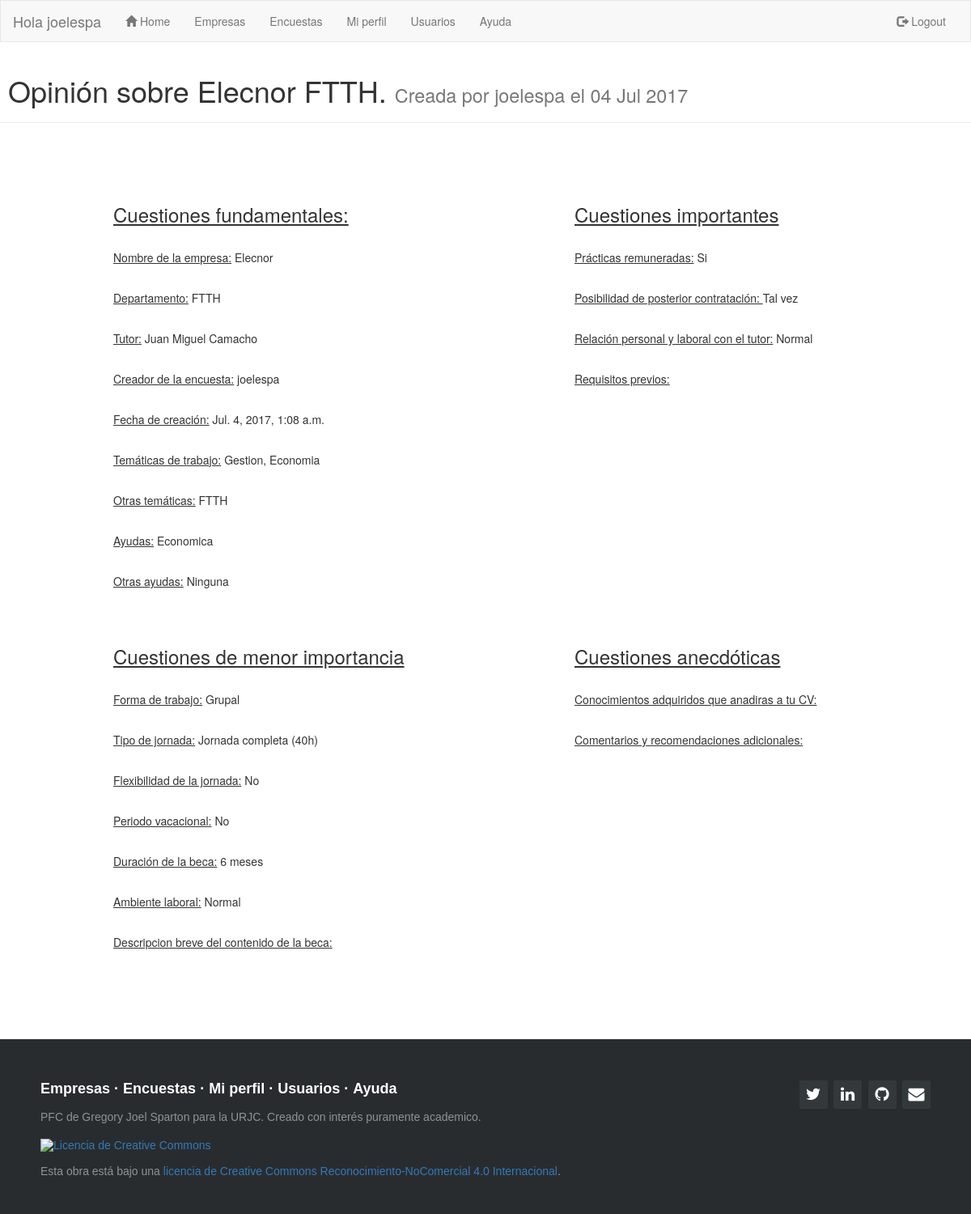
Screenshot of /encuesta/detalle/1/ (signed in) with the database file from the repository.
### sopa/models.py (models this page shows)
class usuarios(AbstractUser):
    id_grado = models.IntegerField(null=True,blank=True,default='0')

class encuestas(models.Model):
    user = models.TextField(max_length=20,null=True,blank=True,default='')
    nombre_empresa = models.TextField(max_length=30,null=True,blank=True,default='')
    tutor = models.TextField(max_length=20,null=True,blank=True,default='')
    departamento = models.TextField(max_length=20,null=True,blank=True,default='')
    id_encuesta = models.IntegerField(null=True,blank=True,default='0')
    created_date = models.DateTimeField(default=timezone.now)
    pf1 = models.TextField(max_length=20,null=True,blank=True,default='')
    pf11 = models.TextField(max_length=20,null=True,blank=True,default='')
    pf2 = models.TextField(max_length=20,null=True,blank=True,default='')
    pf22 = models.TextField(max_length=20,null=True,blank=True,default='')
    pb1 = models.TextField(max_length=20,null=True,blank=True,default='')
    pb2 = models.TextField(max_length=20,null=True,blank=True,default='')
    pb3 = models.TextField(max_length=20,null=True,blank=True,default='')
    pb4 = models.TextField(max_length=20,null=True,blank=True,default='')
    ps1 = models.TextField(max_length=20,null=True,blank=True,default='')
    ps2 = models.TextField(max_length=20,null=True,blank=True,default='')
    ps3 = models.TextField(max_length=20,null=True,blank=True,default='')
    ps4 = models.TextField(max_length=20,null=True,blank=True,default='')
    ps5 = models.TextField(max_length=20,null=True,blank=True,default='')
    ps6 = models.TextField(max_length=20,null=True,blank=True,default='')
    ps7 = models.TextField(max_length=20,null=True,blank=True,default='')
    pa1 = models.TextField(max_length=20,null=True,blank=True,default='')
    pa2 = models.TextField(max_length=20,null=True,blank=True,default='')
    nota = models.IntegerField(null=True,blank=True,default='0')

### sopa/views.py (the view)
# urls.py: url(r'^encuesta/detalle/(?P<pk>.+)/$', views.detalle_encuesta, name='detalle_encuesta'),
@login_required
def detalle_encuesta(request, pk):
    encuesta = get_object_or_404(encuestas, pk = pk)
    return render(request, 'sopa/detalle_encuesta.html', {'titulo': 'SOPA Detalle encuesta' ,'encuesta' : encuesta})

### sopa/templates/sopa/detalle_encuesta.html (shortened to what this page needs)
{% extends "sopa/index.html" %}
{% block content %}
<div class="page-header">
  <h1>&nbsp;Opinión sobre {{encuesta.nombre_empresa}} {{encuesta.departamento}}. <small>Creada por {{encuesta.user}} el {{encuesta.created_date|date:"d M Y"}}</small></h1>
</div>
<div class="container">
    <br />
    <br />
    <br />
 <div class ="col-md-5 col-md-offset-1">
<h3><u>Cuestiones fundamentales: </u></h3><br>
<p><u>Nombre de la empresa:</u> {{encuesta.nombre_empresa}}</p><br>
<p><u>Departamento:</u> {{encuesta.departamento}}</p><br>
<p><u>Tutor:</u> {{encuesta.tutor}}</p><br>
<p><u>Creador de la encuesta:</u> {{encuesta.user}}</p><br>
<p><u>Fecha de creación:</u> {{encuesta.created_date}}</p><br>
<p><u>Temáticas de trabajo:</u> {{encuesta.pf1}}</p><br>
<p><u>Otras temáticas:</u> {{encuesta.pf11}}</p><br>
<p><u>Ayudas:</u> {{encuesta.pf2}}</p><br>
<p><u>Otras ayudas:</u> {{encuesta.pf22}}</p><br>
</div>
<div class ="col-md-5 col-md-offset-1">
<h3><u>Cuestiones importantes</u></h3><br>
<p><u>Prácticas remuneradas:</u> {{encuesta.pb1}}</p><br>
<p><u>Posibilidad de posterior contratación: </u> {{encuesta.pb2}}</p><br>
<p><u>Relación personal y laboral con el tutor:</u> {{encuesta.pb3}}</p><br>
<p><u>Requisitos previos:</u> {{encuesta.pb4}}</p><br>
</div>
<br>
<div class ="col-md-6 col-md-offset-1">
<br>
<h3><u>Cuestiones de menor importancia</u></h3><br>
<p><u>Forma de trabajo:</u> {{encuesta.ps1}}</p><br>
<p><u>Tipo de jornada:</u> {{encuesta.ps2}}</p><br>
<p><u>Flexibilidad de la jornada:</u> {{encuesta.ps3}}</p><br>
<p><u>Periodo vacacional:</u> {{encuesta.ps4}}</p><br>
<p><u>Duración de la beca:</u> {{encuesta.ps5}}</p><br>
<p><u>Ambiente laboral:</u> {{encuesta.ps6}}</p><br>
<p><u>Descripcion breve del contenido de la beca:</u> {{encuesta.ps7}}</p><br>
</div>
<br>
<div class ="col-md-5">
<br>
<h3><u>Cuestiones anecdóticas</u></h3><br>
<p><u>Conocimientos adquiridos que anadiras a tu CV:</u> {{encuesta.pa1}}</p><br>
<p><u>Comentarios y recomendaciones adicionales:</u> {{encuesta.pa2}}</p><br>
</div>
</div>
{% endblock content %}

### sopa/templates/sopa/index.html (shortened to what this page needs)
{% load staticfiles %}
<!DOCTYPE html>
<html lang="en">
<head>
  <link rel="stylesheet" href="https://maxcdn.bootstrapcdn.com/bootstrap/3.3.7/css/bootstrap.min.css">
  <link rel="stylesheet" href="{% static 'css/sopa.css' %}">
  <link href="//maxcdn.bootstrapcdn.com/font-awesome/4.1.0/css/font-awesome.min.css" rel="stylesheet">
</head>
  <nav class="navbar navbar-default">
    <div class="container-fluid">
      <div class="navbar-header">
        <a class="navbar-brand" >Hola {{ user.username }}</a>
      </div>
      <div class="collapse navbar-collapse" id="myNavbar">
        <ul class="nav navbar-nav">
          <li><a href="/"><span class="glyphicon glyphicon-home" aria-hidden="true"></span> Home</a></li>
          <li><a title="Empresas" href="/empresas">Empresas</a></li>
          <li><a title="Encuestas" href="/encuesta">Encuestas</a></li>
          <li><a title="Mi perfil" href="/usuarios/miperfil">Mi perfil</a></li>
          <li><a title="Usuarios" href="/usuarios">Usuarios</a></li>
          <li><a title="Ayuda" href="/ayuda">Ayuda</a></li>
        </ul>
        <ul class="nav navbar-nav navbar-right">
          {% if user.is_authenticated %}
          <li><a href="/logout"><span class="glyphicon glyphicon-log-out"></span> Logout</a></li>
          {% endif %}
        </ul>
      </div>
  </div>
</nav>
<body>
{% block content %}
{% endblock content %}
</body>
<footer class="footer-distributed">
  <div class="footer-right">
    <a href="https://twitter.com/joelespa"><i class="fa fa-twitter"></i></a>
    <a href="https://www.linkedin.com/in/joel-sparton-05886665/"><i class="fa fa-linkedin"></i></a>
    <a href="https://github.com/joelespa"><i class="fa fa-github"></i></a>
    <a href="mailto:joelespa@hotmail.com"><i class="fa fa-envelope" aria-hidden="true"></i>
  </div>
  <div class="footer-left">
    <p class="footer-links">
      <a href="/empresas">Empresas</a>
      ·
      <a href="/encuesta">Encuestas</a>
      ·
      <a href="/usuarios/miperfil">Mi perfil</a>
      ·
      <a href="/usuarios">Usuarios</a>
      ·
      <a href="/ayuda">Ayuda</a>
    </p>
    <p>PFC de Gregory Joel Sparton para la URJC. Creado con interés puramente academico.</p><br>
    <p><a rel="license" href="http://creativecommons.org/licenses/by-nc/4.0/"><img alt="Licencia de Creative Commons" style="border-width:0" src="https://i.creativecommons.org/l/by-nc/4.0/88x31.png" /></a><br><br>Esta obra está bajo una <a rel="license" href="http://creativecommons.org/licenses/by-nc/4.0/">licencia de Creative Commons Reconocimiento-NoComercial 4.0 Internacional</a>.</p>
  </div>
</footer>

### sopa/static/css/sopa.css (style rules this page uses)
.navbar { margin-bottom: 0; border-radius: 0; }
.footer-distributed { background-color: #292c2f; box-shadow: 0 1px 1px 0 rgba(0, 0, 0, 0.12); box-sizing: border-box; width: 100%; text-align: left; font: normal 16px sans-serif; padding: 45px 50px; margin-top: 80px; }
.footer-distributed .footer-left p { color: #8f9296; font-size: 14px; margin: 0; }
.footer-distributed p.footer-links { font-size:18px; font-weight: bold; color: #ffffff; margin: 0 0 10px; padding: 0; }
.footer-distributed p.footer-links a { display:inline-block; line-height: 1.8; text-decoration: none; color: inherit; }
.footer-distributed .footer-right { float: right; margin-top: 6px; max-width: 180px; }
.footer-distributed .footer-right a { display: inline-block; width: 35px; height: 35px; background-color: #33383b; border-radius: 2px; font-size: 20px; color: #ffffff; text-align: center; line-height: 35px; margin-left: 3px; }

### rows the page displays
usuarios: username "joelespa"
encuestas: nombre_empresa "Elecnor", departamento "FTTH", user "joelespa", created_date "04 Jul 2017", tutor "Juan Miguel Camacho", created_date "Jul. 4, 2017, 1:08 a.m.", pf1 "Gestion, Economia", pf11 "FTTH", pf2 "Economica", pf22 "Ninguna", pb1 "Si", pb2 "Tal vez", pb3 "Normal", ps1 "Grupal", ps2 "Jornada completa (40h)", ps3 "No", ps4 "No", ps5 "6 meses", ps6 "Normal"
